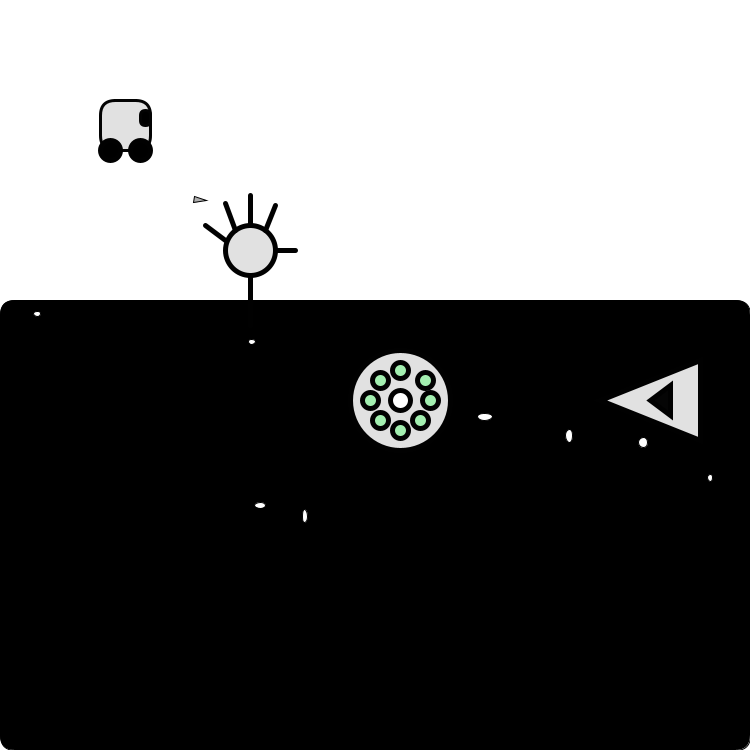
Frame 1 (no input)
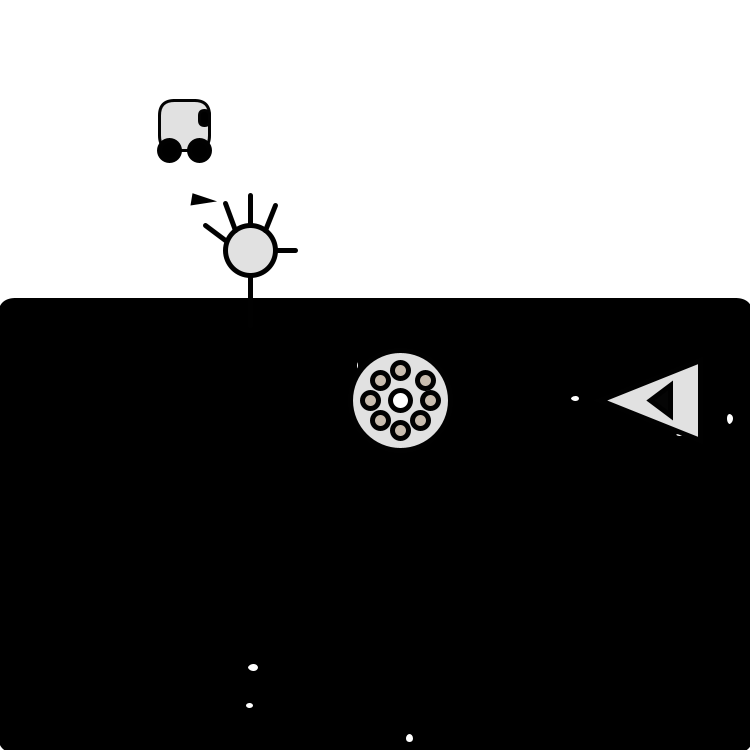
Frame 60 (the mouse pressed at the canvas centre just before this capture)
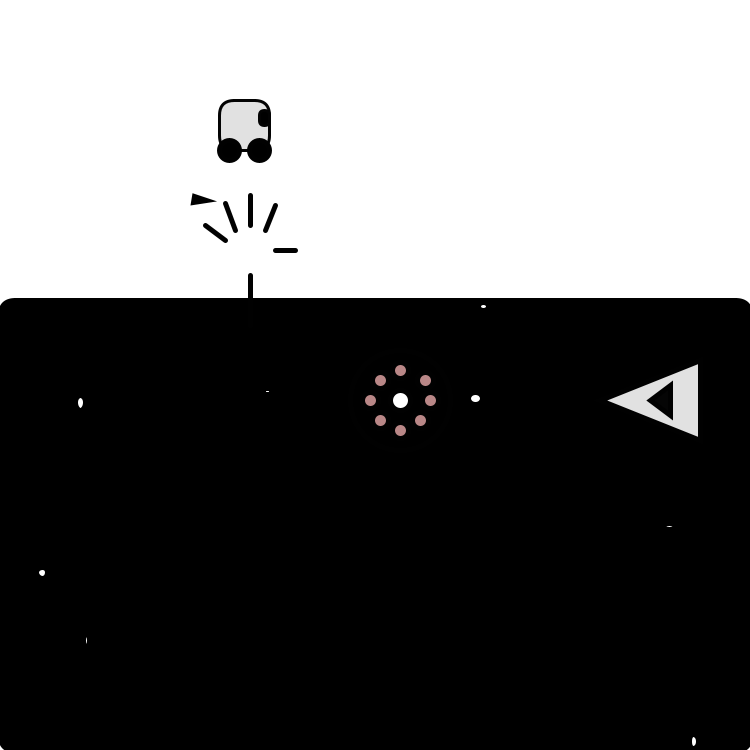
Frame 120 (the mouse held since frame 60 and released just before this capture)

The Processing sketch that drew these frames (run headless with seeded random() and noise(); from frame 60 on, the mouse is pressed at the canvas centre):

// Processing sketch: Exercise3_Nicholas_Forrester_kbComments
// ── Exercise3_Nicholas_Forrester_kbComments.pde
Car c;
Hand h;
Alien a;
SpaceShip s;
Space b;
Toy t;


void setup() {
  size(750,750);
  c = new Car();
  h = new Hand();
  a = new Alien();
  s = new SpaceShip();
  b = new Space();
  t = new Toy(200,200);
 
}
void draw()
{
  background(255);
  
  

  t.display();
  b.outerspace();
 
  c.tonda();
  
  h.hand();
  
  a.out();
  a.in();
  a.decoration();
  
  s.ship();
  s.pit();
  //s.rocket(key);
  
  
}

// ── Alien.pde
class Alien {
  float y = 400;
  float x = 400;
  void out()
  {
    ellipse(x,y,100,100);
  }
  void in()
  {
    fill(255);
    ellipse(x,y,20,20);
  }
  void decoration()
  {
    fill(random(125,255),random(125,255),random(125,255));
    ellipse((x + 20),(y + 20),16,16);
    ellipse(x,(y + 30),16,16);
    ellipse((x - 20),(y + 20),16,16);
    ellipse((x - 30),y,16,16);
    ellipse((x - 20),(y - 20),16,16);
    ellipse((x + 25),(y - 20),16,16);
    ellipse(x,(x - 30),16,16);
    ellipse((x + 30),y,16,16);
  }
  void roger() // <--- pass in the value of the key or key through the method for the method to be able to access/utilize
  {
    out();
     in();
     decoration();
    if (key == CODED && keyCode == RIGHT )
     {
       if ( x < 450)
       {
         x += 1;
       }
     }
     if (key == CODED && keyCode == LEFT )
     {
       if ( x > 50)
       {
         x -= 1;
       }
     }
     if (key == CODED && keyCode == UP )
     {
       if ( y > 300)
       {
         y -= 1;
       }
     }
     if (key == CODED && keyCode == DOWN )
     {
       if ( y < 700)
       {
         y += 1;
       }
     }
   
  }
}

// ── Car.pde
class Car
{
  
  Particle p;
  PVector aircurrent = new PVector(-0.01,-0.5);
  PVector velocity;
  PVector acceleration;
  
  float x = 100; 
  float y = 140;
  float a = 140; 
  float b = 110;
 
 
 
   void base()
  {
    fill(225);
    stroke(3);
    strokeWeight(3);
    
    rect(x,100,50,50,15);
    
  } 
  
  void window()
  {
    fill(0);
    stroke(3);
    strokeWeight(3);
    
    
    rect(y,110,10,15,5);
  }
  
  void wheels()
  {
    stroke(1);
    strokeWeight(5);
    
    ellipse(a,150,20,20);
    ellipse(b,150,20,20);
  }
  
  void tonda()
  {
    base();
    window();
    wheels();
    //mouseClicked();   
    
    if (y <750)
     {
        x +=1;
        y +=1;
        a +=1;
        b +=1;
      }
      else if (y == 750)
      {
        x=0;
        y=40;
        a=40;
        b=10;
      }
    
  }
  
  void mouseClicked()
  {
    
    p = new Particle(new PVector(x,y));
    p.run();
  }

}

// ── Hand.pde
class Hand
{
  float x=250;
  
  void palm()
  {
     if (mouseX > 250 )
      {
        if (x >300)
          {
            pushMatrix();
            translate(-30, 0);
            fill(225);
            ellipse(250,250,50,50);
            popMatrix();
            x -= 30;
        
          }
       else if (x<200)
        {
            pushMatrix();
            translate( 30, 0);
            fill(225);
            ellipse(250,250,50,50);
            popMatrix();
            x += 30;
          }
      
      }
    else if (mouseX < 250)
      {
        fill(225);
        ellipse(x,250,50,50);
      }
  }
  void fingers()
  {
    line (250,225,250,195);
    line (235,230,225,203);
    line (265,230,275,205);
    line (225,240,205,225);
    line (275,250,295,250);
  }
  void arm()
  {
    line(250,275,250,325);
  }
  void hand()
  {
    palm();
    fingers();
    arm();
   
  }
  
}

// ── Particle.pde
class Particle
{
  PVector location;
  PVector velocity;
  PVector acceleration;
  float lifespan;
  
   Particle(PVector l) {
    location = l.get();
    acceleration = new PVector(-0.25,-0.05);
    velocity = new PVector(0,0);
    lifespan = 255;
  }
  void run() {
    update();
    display();
  }
 
  void update() {
    velocity.add(acceleration);
    location.add(velocity);
     lifespan -= 5.0;
  }
 
  void display() {
    stroke(0,lifespan);
    fill(175,lifespan);
    ellipse(location.x,location.y,8,8);
  }
  
  boolean isDead()   // <--- where is this method called?
  {
     if (lifespan < 0.0) 
     {
      return true;
      } 
    else 
    {
      return false;
    }
  }
  
}

// ── Space.pde
class Space
{
  void universe()
  {
    fill(0);
    rect(0,300,750,450,15);
  }
  void stars()
  {
    fill(255);
    ellipse(random(0,750),random(300,750),random(5,15),random(5,15));
    ellipse(random(0,750),random(300,750),random(5,15),random(5,15));
    ellipse(random(0,750),random(300,750),random(5,15),random(5,15));
    ellipse(random(0,750),random(300,750),random(5,15),random(5,15));
    ellipse(random(0,750),random(300,750),random(5,15),random(5,15));
    ellipse(random(0,750),random(300,750),random(5,15),random(5,15));
    ellipse(random(0,750),random(300,750),random(5,15),random(5,15));
    ellipse(random(0,750),random(300,750),random(5,15),random(5,15));
  }
  void outerspace()
  {
    universe();
    stars();
  }
}

// ── SpaceShip.pde
class SpaceShip
{
  float x = 600;
  float y = 400;
  void ship()
  {
    fill(225);
   triangle(x,y,(x+100),(y-40),(x+100),(y+40)); 
  }
  void pit()
  {
    fill(5);
    triangle((x +50),y,(x+70),(y-15),(x +70),(y + 15));
  }
  void rocket()  // <--- You need to pass in a variable through the method, that holds the key value
  {
    ship();
    pit();
    if (key == CODED && keyCode == RIGHT )
     {
       if ( x < 450)
       {
         x += 1;
       }
     }
     if (key == CODED && keyCode == LEFT )
     {
       if ( x > 50)
       {
         x -= 1;
       }
     }
     if (key == CODED && keyCode == UP )
     {
       if ( y > 300)
       {
         y -= 1;
       }
     }
     if (key == CODED && keyCode == DOWN )
     {
       if ( y < 700)
       {
         y += 1;
       }
     }
  }
}

// ── Toy.pde
class Toy
{
  PVector location;
  PVector velocity;
  PVector acceleration;
  
  float r;
  float maxforce;
  float maxspeed;
  
  Toy(float x, float y)
  {
    acceleration = new PVector(0,0);
    velocity = new PVector (0,0);
    location = new PVector(x,y);
     
     r = 3.0;
     maxspeed = 4;
     maxforce = 0.1;
  }
  
  void update()
  {
    velocity.add(acceleration);
    velocity.limit(maxspeed);
    location.add(velocity);
    acceleration.mult(0);
  }
  
  void applyForce (PVector force)
  {
    acceleration.add(force);
  }
  
  void seek(PVector target)
  {
    PVector desired = PVector.sub(target,location);
    desired.normalize();
    desired.mult(maxspeed);
    PVector steer = PVector.sub(desired,velocity);
    steer.limit(maxforce);applyForce(steer);
  }
  
  void display()
  {
    float theta = velocity.heading() + PI/2;
    fill(175);
    stroke(0);
    pushMatrix();
    translate(location.x,location.y);
    rotate(theta);
    beginShape();
    vertex(0, -r*2);
    vertex(-r, r*2);
    vertex(r,r*2);
    endShape(CLOSE);
    popMatrix();
  }
}
